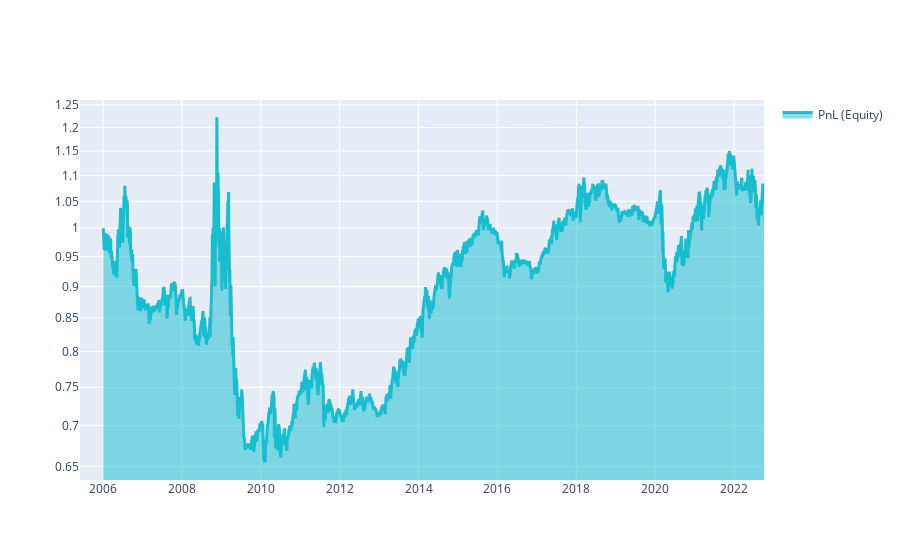

The code cell stored with this chart in its notebook:
### Markdown cell above
# Q18 Quick Start

This template shows you the basic steps for taking part to the **Q18 NASDAQ-100 Stock Long-Short contest**.

### Code cell
# ! conda install -y scikit-learn

import xarray as xr

import qnt.ta as qnta
import qnt.data as qndata
import qnt.output as qnout
import qnt.stats as qns
import qnt.stats as qnstats

data = qndata.stocks.load_ndx_data(min_date="2005-06-01")

close     = data.sel(field="close")
is_liquid = data.sel(field="is_liquid")
sma_slow  = qnta.sma(close,  400)
sma_fast  = qnta.sma(close, 25)
weights   = xr.where(sma_slow < sma_fast, 1, -1)
weights   = weights * is_liquid

weights = qnout.clean(weights, data, "stocks_nasdaq100")

# calc stats
stats = qns.calc_stat(data, weights.sel(time=slice("2006-01-01", None)))
display(stats.to_pandas().tail())

# graph
performance = stats.to_pandas()["equity"]
import qnt.graph as qngraph

qngraph.make_plot_filled(performance.index, performance, name="PnL (Equity)", type="log")

def get_sharpe(market_data, weights):
    rr = qnstats.calc_relative_return(market_data, weights)
    sharpe = qnstats.calc_sharpe_ratio_annualized(rr).values[-1]
    return sharpe

sharpe = get_sharpe(data, weights)
print("Sharpe Ratio: ",sharpe)

### Figure 1 — Plotly figure (JSON) as saved in the notebook; plotly's stock layout.template omitted (floating-point values rounded to 4 significant figures; data arrays with more than 128 entries replaced by an {"elided": "..."} marker saying what was removed)
{"data": [{"fill": "tonexty", "line": {"color": "#17BECF", "width": 3}, "name": "PnL (Equity)", "type": "scatter", "x": {"elided": "4369 str values"}, "y": {"elided": "4369 float values"}}], "layout": {"autosize": true, "showlegend": true, "xaxis": {"autorange": true, "range": ["2005-06-01", "2022-10-06"], "type": "date"}, "yaxis": {"range": [-0.1978, 0.1008], "type": "log"}}}
